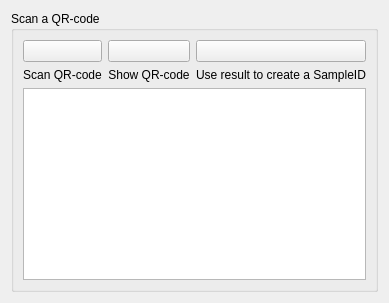
      <widget class="QWidget" name="Scan_Main_tab">
       <attribute name="icon">
        <iconset resource="../resourcefile/Resourcefile.qrc">
         <normaloff>:/Images/qr-code-scan-icon_90.svg</normaloff>:/Images/qr-code-scan-icon_90.svg</iconset>
       </attribute>
       <attribute name="title">
        <string/>
       </attribute>
       <layout class="QGridLayout" name="gridLayout_45">
        <item row="0" column="0">
         <widget class="QGroupBox" name="groupBox_13">
          <property name="title">
           <string>Scan a QR-code</string>
          </property>
          <layout class="QGridLayout" name="gridLayout_46">
           <item row="0" column="0">
            <widget class="QPushButton" name="ScanQR_button">
             <property name="text">
              <string/>
             </property>
             <property name="icon">
              <iconset resource="../resourcefile/Resourcefile.qrc">
               <normaloff>:/Images/qr-code-scan-icon.svg</normaloff>:/Images/qr-code-scan-icon.svg</iconset>
             </property>
             <property name="iconSize">
              <size>
               <width>75</width>
               <height>75</height>
              </size>
             </property>
            </widget>
           </item>
           <item row="0" column="1">
            <widget class="QPushButton" name="ShowQR_button">
             <property name="text">
              <string/>
             </property>
             <property name="icon">
              <iconset resource="../resourcefile/Resourcefile.qrc">
               <normaloff>:/Images/view-show-all-icon.svg</normaloff>:/Images/view-show-all-icon.svg</iconset>
             </property>
             <property name="iconSize">
              <size>
               <width>75</width>
               <height>75</height>
              </size>
             </property>
            </widget>
           </item>
           <item row="0" column="2">
            <widget class="QPushButton" name="ScanToCreate_button">
             <property name="text">
              <string/>
             </property>
             <property name="icon">
              <iconset resource="../resourcefile/Resourcefile.qrc">
               <normaloff>:/Images/create-task-icon.svg</normaloff>:/Images/create-task-icon.svg</iconset>
             </property>
             <property name="iconSize">
              <size>
               <width>75</width>
               <height>75</height>
              </size>
             </property>
            </widget>
           </item>
           <item row="1" column="0">
            <widget class="QLabel" name="label_7">
             <property name="text">
              <string>Scan QR-code</string>
             </property>
             <property name="alignment">
              <set>Qt::AlignCenter</set>
             </property>
            </widget>
           </item>
           <item row="1" column="1">
            <widget class="QLabel" name="label_13">
             <property name="text">
              <string>Show QR-code</string>
             </property>
             <property name="alignment">
              <set>Qt::AlignCenter</set>
             </property>
            </widget>
           </item>
           <item row="1" column="2">
            <widget class="QLabel" name="label_16">
             <property name="text">
              <string>Use result to create a SampleID</string>
             </property>
             <property name="alignment">
              <set>Qt::AlignCenter</set>
             </property>
            </widget>
           </item>
           <item row="2" column="0" colspan="3">
            <widget class="QTextBrowser" name="ScanResult_textBrowser"/>
           </item>
          </layout>
         </widget>
        </item>
       </layout>
      </widget>
